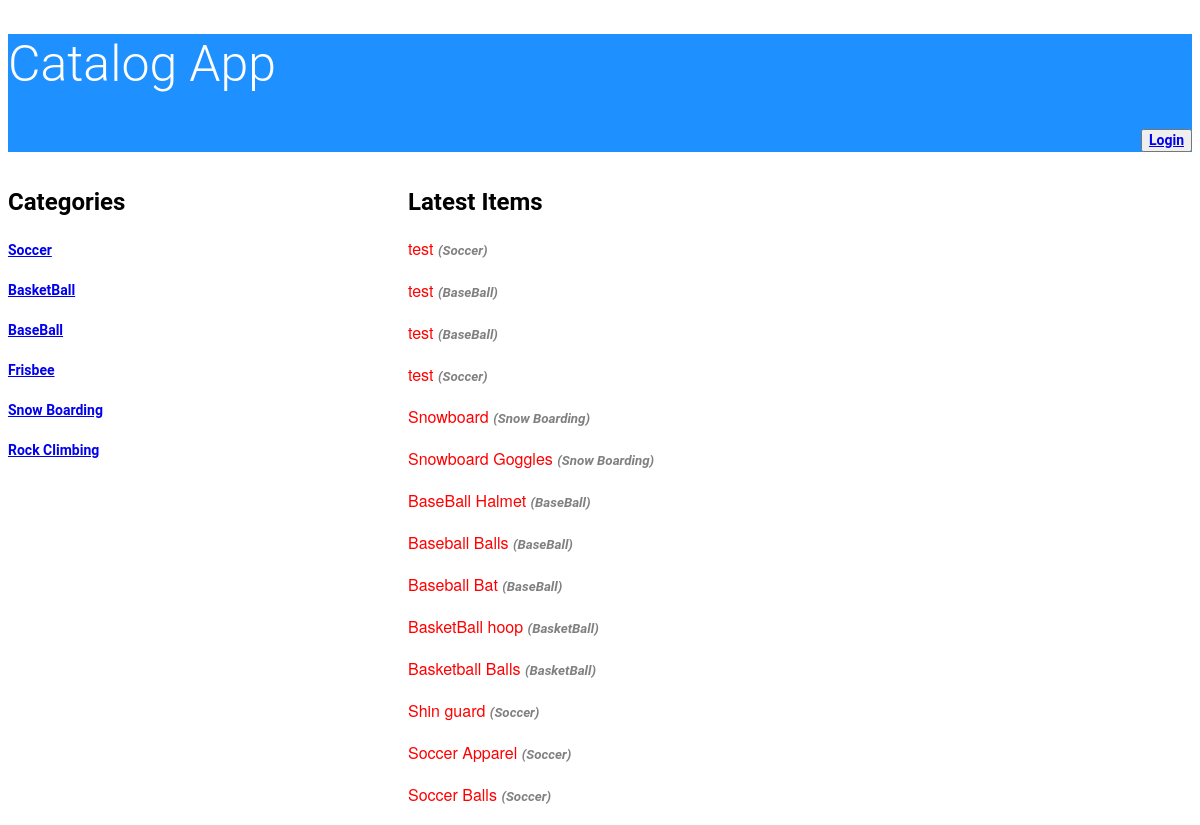
The page /catalog on the database as committed earlier.
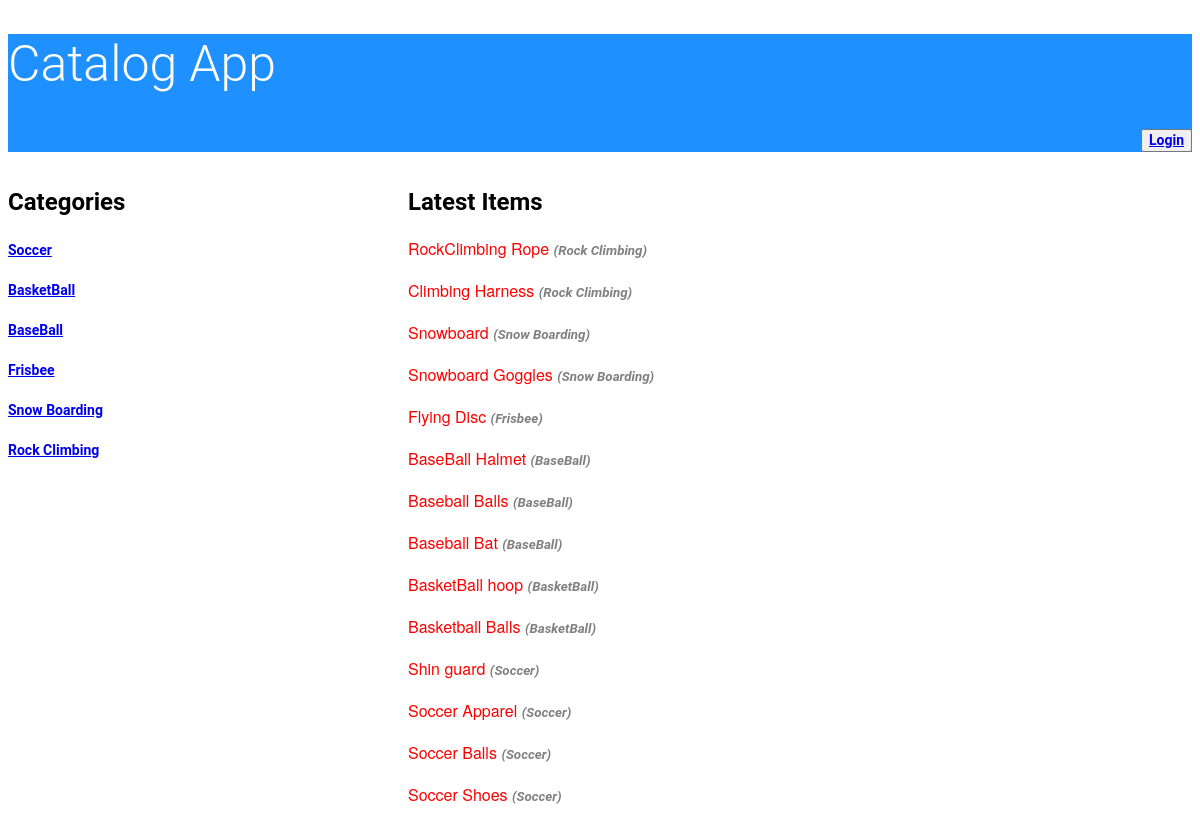
The same page on the database as committed later.
### database_setup.py (models this page shows, shortened)
class Category(Base):
    __tablename__ = 'category'
    id = Column(Integer, primary_key=True)
    name = Column(String(250), nullable=False)

class Items(Base):
    __tablename__ = 'items'
    title = Column(String(80), nullable = False)
    id = Column(Integer, primary_key = True)
    description = Column(String(250))
    category_id = Column(Integer,ForeignKey('category.id'))
    category = relationship(Category)
    user_id = Column(Integer,ForeignKey('user.id'))
    user = relationship(User)

### application.py (the view)
@app.route('/')
@app.route('/catalog')
def showCatalog():
    showcategory = session.query(Category).all()
    showlatestitems = session.query(
        Items.title,
        Category.name).join(Category).order_by(
        Items.id.desc())
    if 'username' not in login_session:
        return render_template(
            'publiccatalog.html',
            showcategory=showcategory,
            showlatestitems=showlatestitems)
    else:
        return render_template(
            'catalog.html',
            showcategory=showcategory,
            showlatestitems=showlatestitems)

### templates/publiccatalog.html
<!DOCTYPE html>
<html>
<head>
  <link rel=stylesheet type=text/css href="{{ url_for('static', filename='styles.css') }}">
</head>
<body>
<header>
 <h1>Catalog App</h1>
 <p align="right">
 <button class="login-button" type="button" class="btn btn-primary btn-lg">
		<a href={{url_for('showLogin')}}>Login</a>
            </button>
</P>
</header>
<section>
<div id = "wrap">
<div class ="left">
<h2>Categories</h2>
{% for i in showcategory %}
<div>
  <p> <a href={{url_for('showCategoryitems',name = i.name )}}>{{i.name}}</a></p>
</div>
{% endfor %}
</div>
<div class = "right">
<h2>Latest Items</h2>
	{% for i in showlatestitems %}
<div>
  <p> {{i.title}}  <font color="gray"><small><i>({{i.name}})</i></small></font></p>
</div>
{% endfor %}
</div>
</section>
</body>
</html>

### static/styles.css (style rules this page uses)
* { font-family: "Helvetica Neue Bold", Roboto, Helvetica, Arial, sans-serif; font-weight: 700; }
#wrap { width:1100px; }
.left { width:300px; background-color:white; float:left; }
.right { width:700px; background-color:white; float:right; }
header { background-color:DodgerBlue; }
h1 { font-family: "Helvetica Neue Light", Roboto, Helvetica, Arial, sans-serif; font-size: 50px; color: white; line-height: 60px; font-weight: 300; }
h2 { font-size: 24px; color: black; line-height: 29px; }
p { font-family: "Helvetica Neue", Roboto, Helvetica, Arial, sans-serif; font-size: 16px; color:red; line-height: 24px; font-weight: 400; }
a { font-size: 14px; line-height: 17px; }

Rows that differ between the two databases and show on the page:
removed Items: title "test", name "Soccer"
removed Items: title "test", name "BaseBall"
removed Items: title "test", name "BaseBall"
removed Items: title "test", name "Soccer"
added Items: title "RockClimbing Rope", name "Rock Climbing"
added Items: title "Climbing Harness", name "Rock Climbing"
added Items: title "Flying Disc", name "Frisbee"
added Items: title "Soccer Shoes", name "Soccer"
